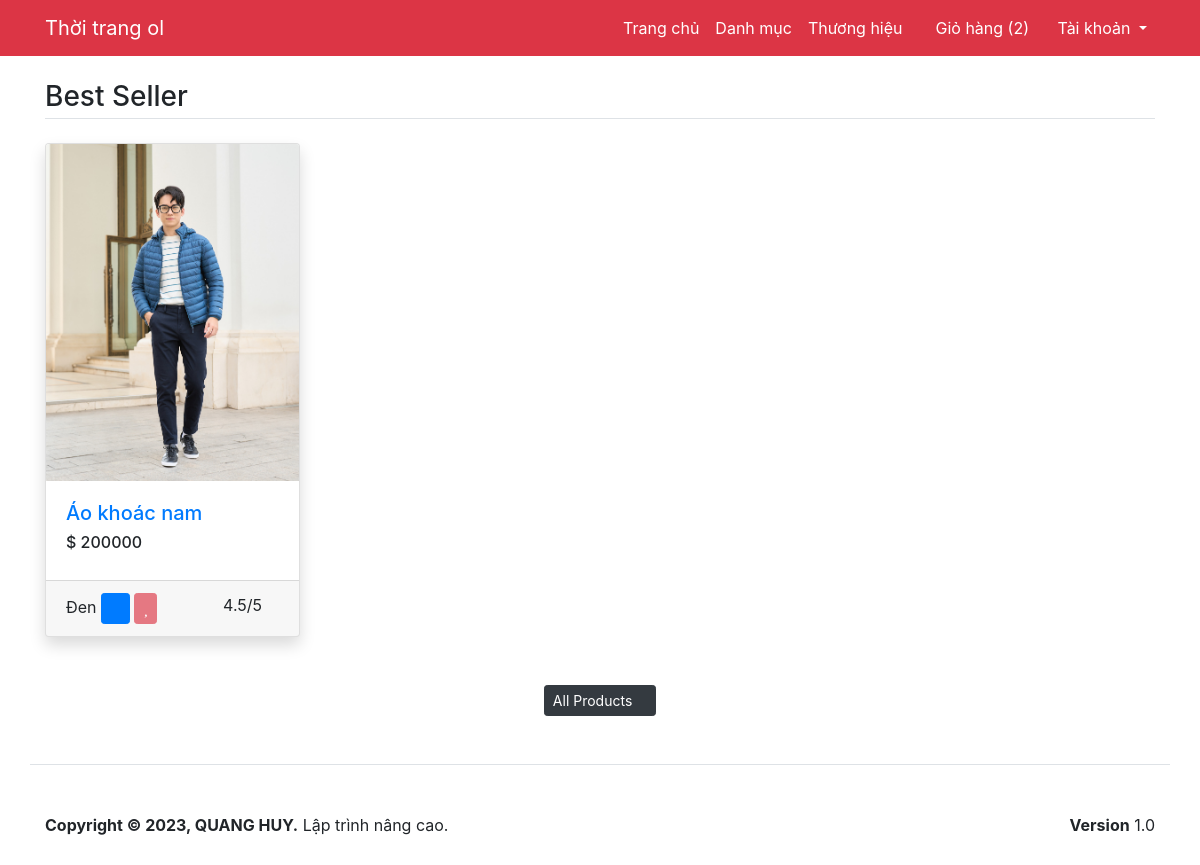
The page / on the database its author committed.
### main/models.py (models this page shows, shortened)
class Product(models.Model):
    title = models.CharField(max_length=200)
    slug = models.CharField(max_length=400)
    detail = models.TextField()
    specs = models.TextField()
    category = models.ForeignKey(Category, on_delete=models.CASCADE)
    brand = models.ForeignKey(Brand, on_delete=models.CASCADE)
    status = models.BooleanField(default=True)
    is_featured = models.BooleanField(default=False)
    class Meta:
        verbose_name_plural = '5. Products'

class ProductAttribute(models.Model):
    product = models.ForeignKey(Product, on_delete=models.CASCADE)
    color = models.ForeignKey(Color, on_delete=models.CASCADE)
    size = models.ForeignKey(Size, on_delete=models.CASCADE)
    price = models.PositiveIntegerField(default=0)
    image = models.ImageField(upload_to="product_imgs/", null=True)
    class Meta:
        verbose_name_plural = '6. ProductAttributes'

class Color(models.Model):
    title = models.CharField(max_length=100)
    color_code = models.CharField(max_length=100)
    class Meta:
        verbose_name_plural = '3. Colors'

### main/views.py (the view)
# urls.py: 2. Add a URL to urlpatterns:  path('', views.home, name='home')
def home(request):
    data = Product.objects.filter(is_featured=True).order_by('id')
    return render(request, 'index.html', {'data': data})

### main/templates/index.html (shortened to what this page needs)
{% extends 'base.html' %}
{% load static %}
{% block content %}
    <main class="container my-4">
        <h3 class="my-4 border-bottom pb-1">Best Seller</h3>
        <div class="row">
            {% for product in data %}
                <div class="col-md-3 mb-4">
                    <div class="card shadow">
                        <a href="/product/{{ product.slug }}/{{ product.id }}"><img
                                src="/media/{{ product.productattribute_set.first.image }}" class="card-img-top"
                                alt="{{ product.title }}"></a>
                        <div class="card-body">
                            <h5 class="card-text"><a
                                    href="/product/{{ product.slug }}/{{ product.id }}">{{ product.title }}</a></h5>
                            <h6>$ <span
                                    class="product-price-{{ product.id }}">{{ product.productattribute_set.first.price }}</span>
                            </h6>
                        </div>
                        <div class="card-footer">
                            {{ product.productattribute_set.first.color.title }}
                            <button class="btn btn-sm btn-primary add-to-cart" data-index="{{ product.id }}"><i
                                    class="fa fa-shopping-cart"></i></button>
                            {% if user.is_authenticated %}
                                <button class="btn btn-sm btn-danger add-wishlist" data-product="{{ product.id }}"><i
                                        class="fa fa-heart"></i></button>
                            {% else %}
                                <button class="btn btn-sm btn-danger disabled"><i class="fa fa-heart"></i></button>
                            {% endif %}
                            <span class="float-right">
			  		4.5/5
			  		<i class="fa fa-star text-warning"></i>
			  	</span>
                        </div>
                    </div>
                </div>
            {% endfor %}
        </div>
        <p class="my-4 text-center"><a href="{% url 'product-list' %}" class="btn btn-dark btn-sm">All Products <i
                class="fa fa-long-arrow-alt-right"></i></a></p>
    </main>
{% endblock %}

### rows shown on the page
Product: productattribute_set.first.image (picture), title "Áo khoác nam", productattribute_set.first.price "200000", productattribute_set.first.color "Đen"
